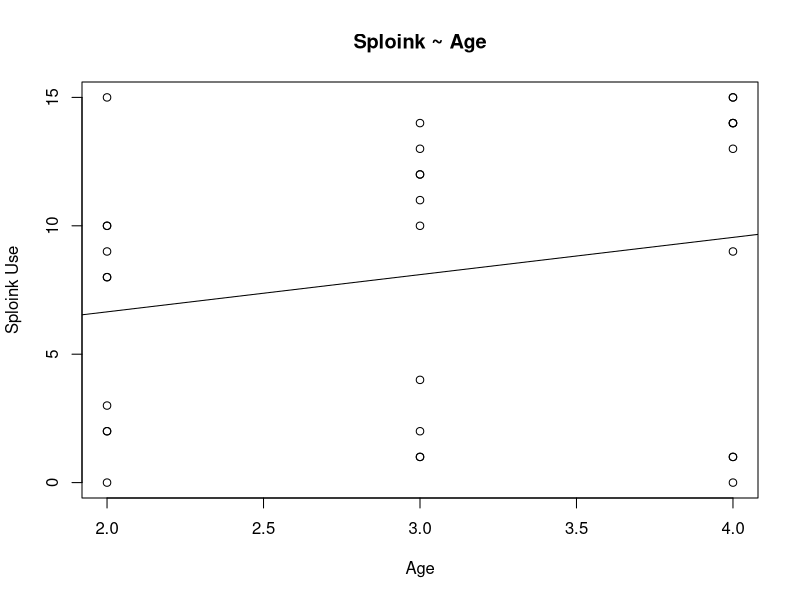
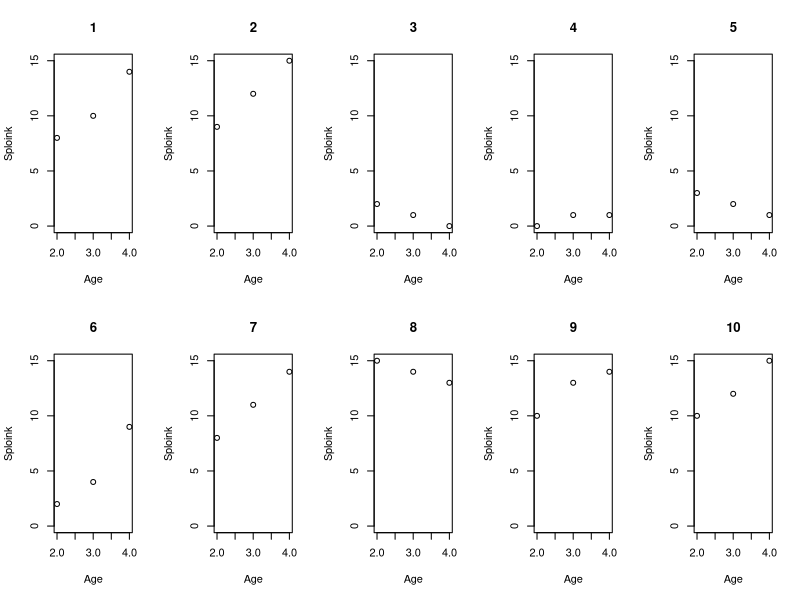
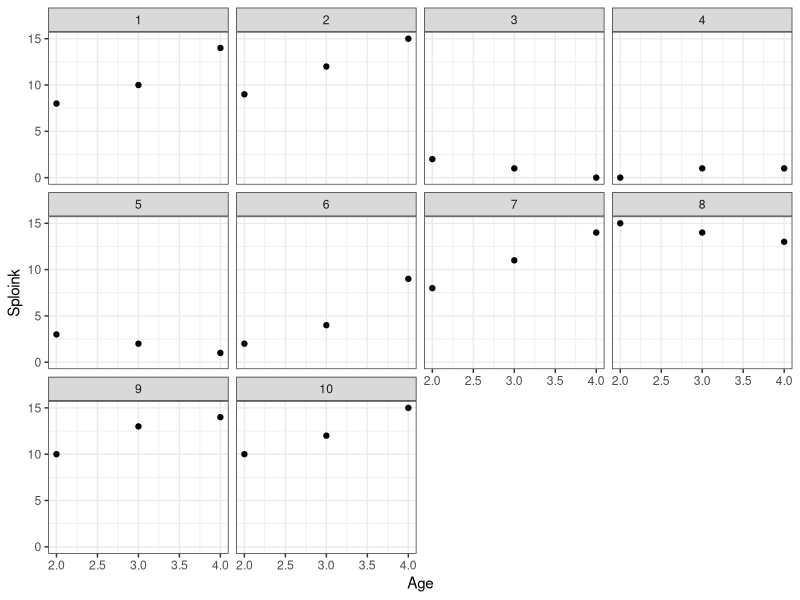
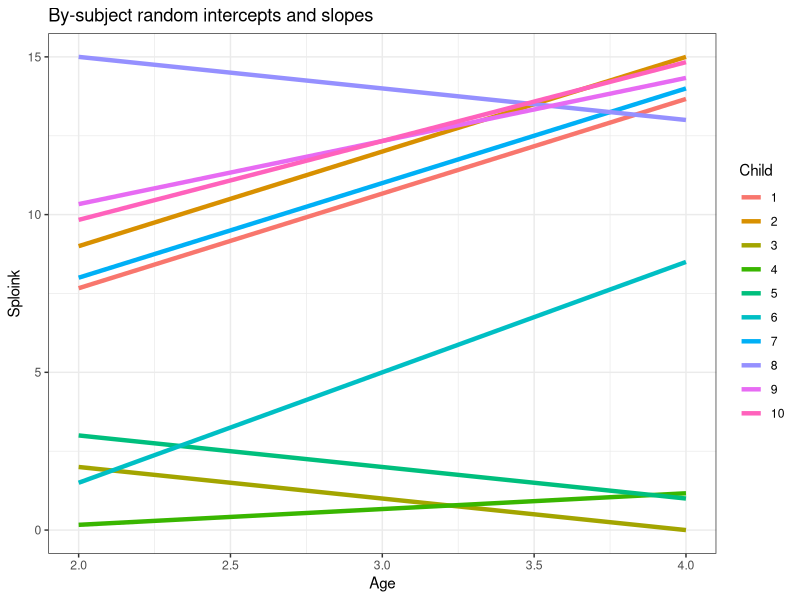
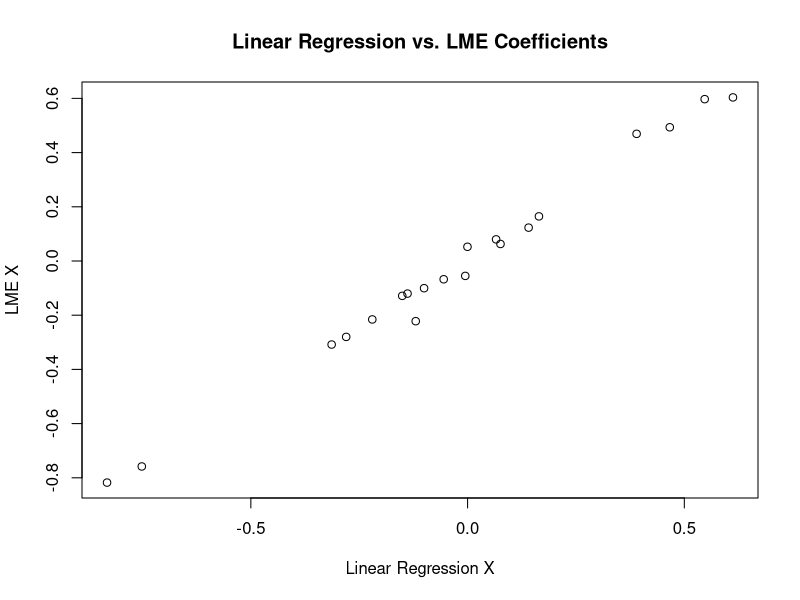

These figures' R source, in order:
# 記得先設定工作目錄

# 練習一
# 讀取資料
sdat = read.delim("sploink.txt")
# 產生散佈圖，設定主標題與軸標題
plot(Sploink ~ Age, data = sdat, main = "Sploink ~ Age",
     xlab = "Age", ylab = "Sploink Use")
# 以lm()簡單線性迴歸產生以年齡解釋Sploink使用的模型
# 再以abline()將模型的最佳配適線加到散佈圖上
abline(lm(Sploink ~ Age, data = sdat))

# 檢視線性迴歸檢定報告
sdat.lm = lm(Sploink ~ Age, data = sdat)
summary(sdat.lm)

# 產生每個火星人孩童的資料
# 以內建函數產生網格圖
par(mfrow = c(2, 5))		# 總共有10位孩童，所以產生一個2×5的排版
rangey = range(sdat$Sploink)	# 取得Sploink指數的最小與最大值做為Y軸範圍
for(i in 1:10) {			# 進行10次重覆繪製散佈圖的迴圈
 	sdat.i = subset(sdat, Child == i)	# 取出每位孩童的資料子集合
  # 產生每位孩童Sploink使用與年齡的散佈圖，以rangey為Y軸範圍，i為主標題
 	plot(Sploink ~ Age, data = sdat.i, ylim = rangey, main = i)
}
par(mfrow = c(1, 1))    # 將排版恢復預設值

# 以ggplot2產生的方式
library(ggplot2)
# 直接以最方便的qplot()函數產生，前兩個參數分別為X軸與Y軸變量，並設定「facets」
# 參數為「~ Child」語法，代表所有資料以Child裡的數值分組
qplot(Age, Sploink, data = sdat, facets = ~ Child) + theme_bw()

# 練習二
# 以unique()取得所有Child欄位獨特的值，再以length()計算獨特值的向量長度，就是
# 孩童的數量了
n = length(unique(sdat$Child))  
# 以numeric(n)建立一個空的數值向量，長度等同於n。一個用來儲存截距係數，另一個
# 用來儲存自變量係數
b0 = numeric(n) 
b1 = numeric(n) 
# 進行n次迴圈
for (i in 1:n) { 
  sdat.i = subset(sdat, Child == i)       # 先取出子集合
  lm.i = lm(Sploink ~ Age, data = sdat.i) # 以子集合進行線性迴歸分析
  coefs = coef(lm.i)                      # 以coef()函數取出所有係數
  b0[i] = coefs["(Intercept)"]            # 取出截距係數，放入b0的第i個位置 
  b1[i] = coefs["Age"]                    # 取出自變量係數，放入b1的第i個位置 
} 
sd(b0)      # 5.769358
sd(b1)      # 1.877498
t.test(b0)  # 所有截距的單一樣本t檢定
t.test(b1)  # 所有自變量係數的單一樣本t檢定

# 進行重複測量變異數/共變異分析，以Child為測量單位
sdat.aov = aov(Sploink ~ Age + Error(factor(Child)/Age), data = sdat)
summary(sdat.aov)

# 以nlme套件建立混合效應迴歸模型
library(nlme)	# 一樣記得先安裝和載入
# 設定「random」參數，並使用「~ 組內因子 | 測量單位」的語法表達隨機效應的結構
sdat.lme = lme(Sploink ~ Age, random = ~ Age|Child, data = sdat) 
summary(sdat.lme)

# 練習三
library(ggplot2)
sdat = read.delim("sploink.txt")

# 在ggplot()函數中除了設定x與y軸的對應，也把分組與顏色元素對應至Child欄位。
# 將Child以factor()函數轉換為因子，每個孩童編號才能被視為不同的層次，並以
# 完全不同的顏色呈現。如果沒有使用factor()，那麼Child會被視為連續變量，
# 而ggplot2會以漸層呈現不同線條
ggplot(data = sdat, mapping = aes(x = Age, y = Sploink, 
                                  group = factor(Child), color = factor(Child))) +
  # 在geom_smooth()中設定參數method為lm，代表以線性迴歸模型呈現分組資料的最佳配適線
  # 將se參數設定為FALSE，不繪製標準誤範圍，避免標準誤範圍遮擋了最佳配適線
  geom_smooth(method = "lm", se = F, linewidth = 1.5) +
  labs(title = "By-subject random intercepts and slopes", color = "Child") +
  theme_bw()

# 二之三
# 以lme4套件的lmer()函數建立混合效應模型
library(lme4)
sdat.lmer = lmer(Sploink ~ Age + (Age | Child), data = sdat)
summary(sdat.lmer) 

# 直接將t值當作z值，使用pnorm()函數計算雙尾p值
# t值為負數，所以直接按照pnorm()預設的方式取得左尾p值後再乘以2
intercept.p = 2 * pnorm(-2.055) # 0.039879 
Age.p = 2 * pnorm(-2.442) # 0.01460615

# 以似然比檢定測試年齡的效應
# 建立少了年齡自變量的截距模型
sdat.lmer.noAge = lmer(Sploink ~ 1 + (Age | Child), data = sdat) 
anova(sdat.lmer.noAge, sdat.lmer) # 進行似然比檢定 

# 以afex套件連帶載入lmerTest與lme4套件的方式計算混合效應模型中的p值
detach("package:lme4", unload = TRUE)	# 卸載lme4
library("afex")				                # 載入afex並連帶載入lme4

# 再次以lmer()建立相同的模型
sdat.lmer.S = lmer(Sploink ~ Age + (Age|Child), data = sdat)
summary(sdat.lmer.S)

# 二之四
# 以隨機抽樣示範線性迴歸與混合效應模型係數並不一定非常接近的例子
g = rep(1:10, 10)       # 產生10個各有10個數據點的測量單位
lm.coefs = numeric(20)  # 建立儲存20個一般線性迴歸自變量係數的容器
lme.coefs = numeric(20) # 建立儲存20個混合效應模型自變量係數的容器
for (i in 1:20) {       # 進行20次迴圈
  set.seed(i * 10)      # 每次迴圈根據i值指定不同的亂數種子
  # 因變量y從常態分佈抽樣100個值、自變量y從均勻分佈抽樣100個值
  # 這些值再與測量單位編號結合成為資料框
  dat = data.frame(y = rnorm(100), g, x = runif(100)) 
  lm.i = lm(y ~ x, data = dat)  # 一般線性迴歸y ~ x
  coefs.lm = coef(lm.i)         # 從線性模型中取得係數
  lm.coefs[i] = coefs.lm["x"]   # 從線性模型係數中取得x係數，存入容器中第i個位置
  lme.i = lmer(y ~ x + (x|g), data = dat) # 混合效應模型以g為測量單位
  lme.sum = summary(lme.i)      # 取得混合效應模型檢定報告
  lme.coefs[i] = lme.sum$coefficients["x", 1] # 從檢定報告中取得x係數
} 
# 產生線性模型與混合效應模型x係數的相關性散佈圖
plot(lm.coefs, lme.coefs, main = "Linear Regression vs. LME Coefficients",
     xlab = "Linear Regression X", ylab = "LME X") 
